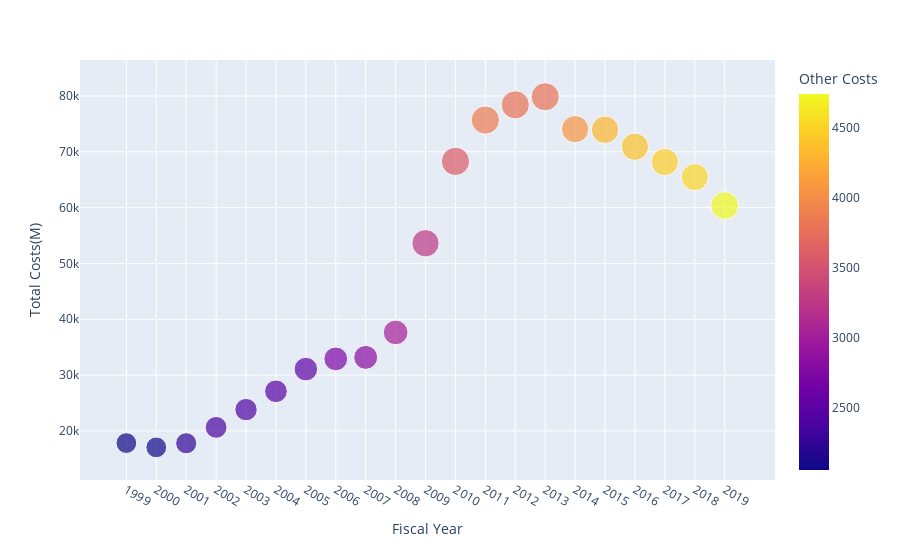

The cell this chart's notebook holds for it:
### Code cell
px.scatter(df, x=df.index, y="Total Costs(M)",
           size='Average Benefit Per Person', 
           color='Other Costs',
           hover_data=['Total Benefits(M)', "Average Participation"])

### Figure 1 — Plotly figure (JSON) as saved in the notebook; plotly's stock layout.template omitted (floating-point values rounded to 4 significant figures)
{"data": [{"customdata": [[15770.0, 18183], [14980.0, 17194], [15550.0, 17318], [18260.0, 19096], [21400.0, 21250], [24620.0, 23811], [28570.0, 25628], [30190.0, 26549], [30370.0, 26316], [34610.0, 28223], [50360.0, 33490], [64700.0, 40302], [71810.0, 44709], [74620.0, 46609], [76070.0, 47636], [70000.0, 46664], [69650.0, 45767], [66540.0, 44220], [63710.0, 42317], [60920.0, 40776], [55620.0, 35703]], "hovertemplate": "Fiscal Year=%{x}<br>Total Costs(M)=%{y}<br>Average Benefit Per Person=%{marker.size}<br>Total Benefits(M)=%{customdata[0]}<br>Average Participation=%{customdata[1]}<br>Other Costs=%{marker.color}<extra></extra>", "legendgroup": "", "marker": {"color": [2052.0, 2071.0, 2242, 2381.0, 2412.0, 2480.0, 2504.0, 2716.0, 2800.0, 3031.0, 3260, 3581.0, 3876.0, 3792.0, 3793.0, 4061.0, 4301.0, 4374.0, 4464.0, 4530.0, 4744.0], "coloraxis": "coloraxis", "size": [72.27, 72.62, 74.81, 79.67, 83.94, 86.16, 92.89, 94.75, 96.18, 102.2, 125.3, 133.8, 133.8, 133.4, 133.1, 125.0, 126.8, 125.4, 125.5, 124.5, 129.8], "sizemode": "area", "sizeref": 0.3346, "symbol": "circle"}, "mode": "markers", "name": "", "orientation": "v", "showlegend": false, "type": "scatter", "x": ["1999", "2000", "2001", "2002", "2003", "2004", "2005", "2006", "2007", "2008", "2009", "2010", "2011", "2012", "2013", "2014", "2015", "2016", "2017", "2018", "2019"], "xaxis": "x", "y": [17820.0, 17050.0, 17790.0, 20640.0, 23820.0, 27100.0, 31070.0, 32900.0, 33170.0, 37640.0, 53620.0, 68280.0, 75690.0, 78410.0, 79860.0, 74060.0, 73950.0, 70910.0, 68170.0, 65450.0, 60370.0], "yaxis": "y"}], "layout": {"coloraxis": {"colorbar": {"title": {"text": "Other Costs"}}, "colorscale": [[0, "#0d0887"], [0.1111, "#46039f"], [0.2222, "#7201a8"], [0.3333, "#9c179e"], [0.4444, "#bd3786"], [0.5556, "#d8576b"], [0.6667, "#ed7953"], [0.7778, "#fb9f3a"], [0.8889, "#fdca26"], [1, "#f0f921"]]}, "legend": {"itemsizing": "constant", "tracegroupgap": 0}, "margin": {"t": 60}, "xaxis": {"anchor": "y", "domain": [0, 1], "title": {"text": "Fiscal Year"}}, "yaxis": {"anchor": "x", "domain": [0, 1], "title": {"text": "Total Costs(M)"}}}}
